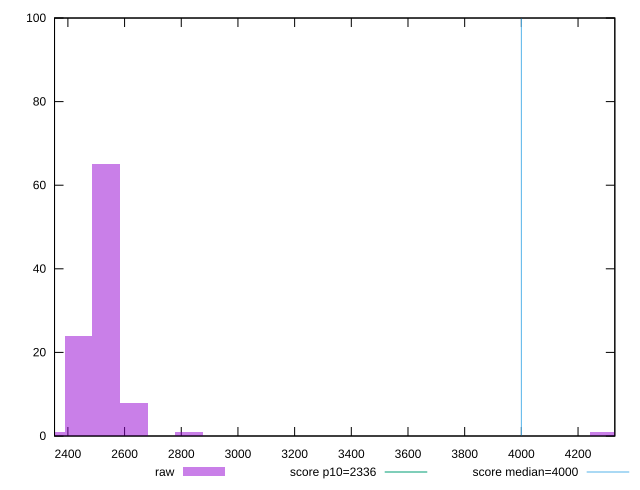

This figure's gnuplot source:
reset

$raw <<EOF
4290.792256618387 1
2535.468151638138 65
2632.986157470374 8
2828.022169134846 1
2437.9501458059017 24
2340.4321399736655 1
EOF

set key outside below
set boxwidth 97.51800583223607
set xrange [2352.8495000000003:4329.7725]
set yrange [0:100]
set trange [0:100]
set style fill transparent solid 0.5 noborder

set parametric
set terminal svg size 640, 490 enhanced background rgb 'white'
set output "report_00009_2021-02-08T22-37-41.559Z/first-contentful-paint/samples/pages+cached/raw/histogram.svg"

plot $raw title "raw" with boxes, \
     2336,t title "score p10=2336", \
     4000,t title "score median=4000"

reset
